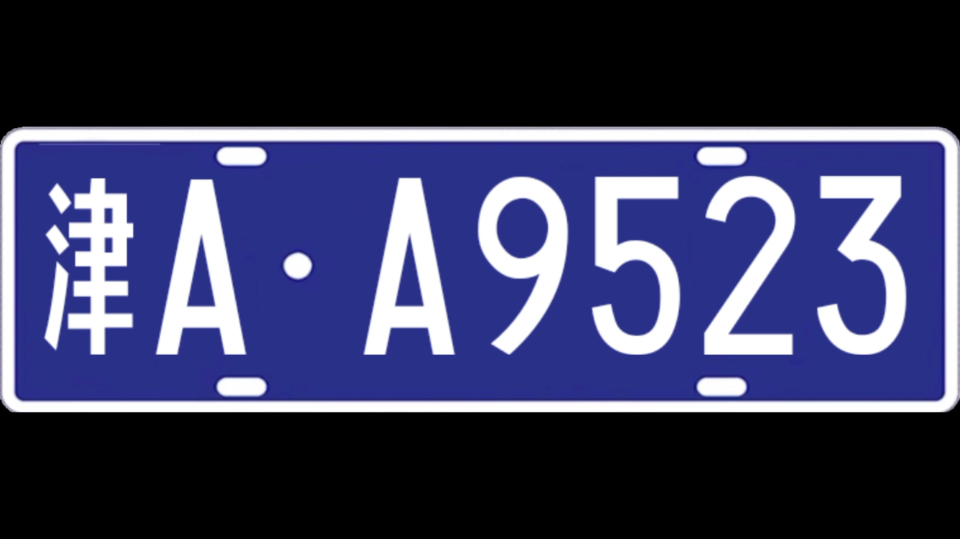
#> input picture chepai/pic/津A-A9523.jpg, 1920 x 1078 px (shown at 1/2 size); its folder holds only this picture in this run
$ python -i ocr.py   (imports and definitions only)
#> lines starting #> are read from the running program, lines starting #| are printed output that depends on the picture; after the words box and inside, x2 and y2 are one past the last pixel; in counts of white or black regions, pixels touching at a corner belong together
#> further down, picture is the input picture: shape (1078, 1920, 3); mean B, G, R 91.2, 59, 56.8
from __future__ import annotations

from dataclasses import dataclass
from typing import List, Optional, Tuple

import cv2
import numpy as np
import pytesseract

from .postprocess import (
    PROVINCE_CHARS,
    PROVINCE_SET,
    extract_plate_suffix,
    normalize_plate_text,
    normalize_province_char,
    repair_plate_text,
    score_plate_text,
)


@dataclass
class OCRResult:
    text: str
    confidence: float
    score: float


class PlateOCR:
    def __init__(self, lang: str = "chi_sim+eng") -> None:
        self.lang = lang
        whitelist = PROVINCE_CHARS + "ABCDEFGHJKLMNPQRSTUVWXYZ0123456789"
        self.configs = (
            f"--oem 1 --psm 7 -c tessedit_char_whitelist={whitelist}",
            f"--oem 1 --psm 8 -c tessedit_char_whitelist={whitelist}",
            "--oem 1 --psm 7",
            "--oem 1 --psm 8",
        )

    def read(self, image: np.ndarray) -> OCRResult:
        variants = self._build_variants(image)
        best = OCRResult(text="", confidence=0.0, score=0.0)
        attempts: List[Tuple[str, float, OCRResult]] = []

        for variant in variants:
            for config in self.configs:
                try:
                    raw_text, confidence = self._run_tesseract(variant, config)
                except pytesseract.TesseractNotFoundError as exc:
                    raise RuntimeError(
                        "tesseract is not installed. Run install.sh or install "
                        "tesseract-ocr and tesseract-ocr-chi-sim."
                    ) from exc

                repaired = repair_plate_text(raw_text)
                score = score_plate_text(repaired, confidence)
                candidate = OCRResult(text=repaired, confidence=confidence, score=score)
                attempts.append((raw_text, confidence, candidate))
                if score > best.score:
                    best = candidate

        fused = self._fuse_attempts(attempts)
        if fused is not None and fused.score > best.score:
            best = fused

        return best

    def _build_variants(self, image: np.ndarray) -> List[np.ndarray]:
        gray = cv2.cvtColor(image, cv2.COLOR_BGR2GRAY)
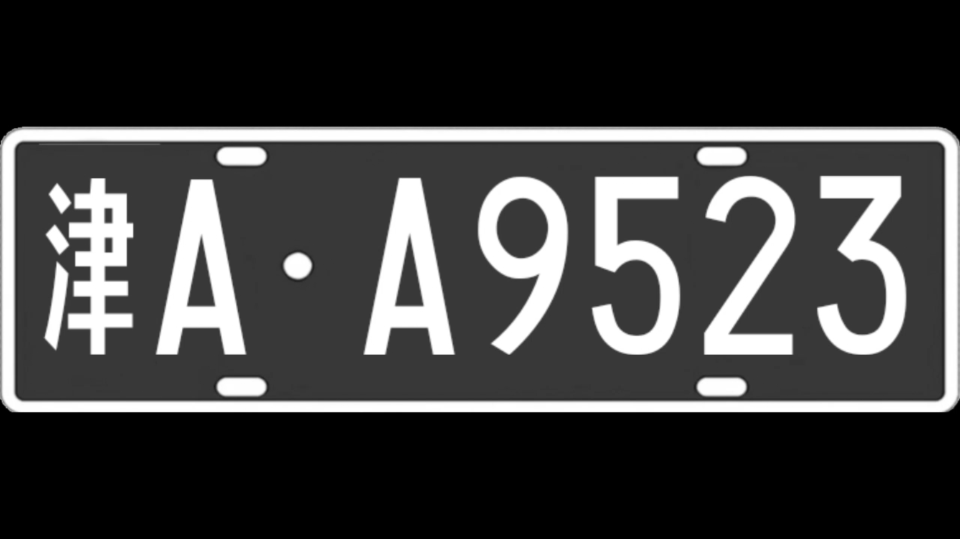
#> gray: shape (1078, 1920) (shown at 1/2 size); min 0, max 255, mean 62
        scale = max(2, int(160 / max(gray.shape[0], 1)))
#> scale = 2
        enlarged = cv2.resize(
            gray,
            (gray.shape[1] * scale, gray.shape[0] * scale),
            interpolation=cv2.INTER_CUBIC,
        )
        blurred = cv2.bilateralFilter(enlarged, 7, 50, 50)
        global_thresh = cv2.threshold(
            blurred, 0, 255, cv2.THRESH_BINARY | cv2.THRESH_OTSU
        )[1]
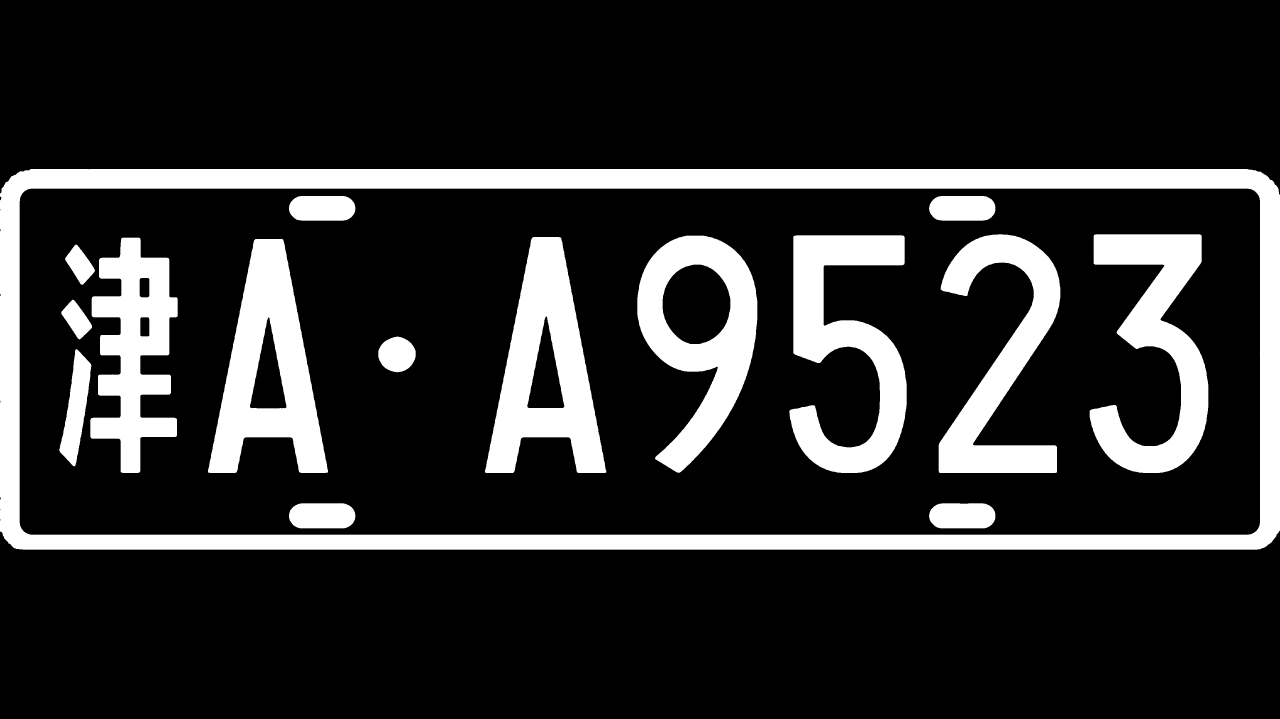
#> global_thresh: shape (2156, 3840) (shown at 1/3 size); 17.2% white; 16 white regions, largest, box (x1, y1, x2, y2) and area: (0, 507, 3840, 1649) 517311, (1455, 711, 1819, 1419) 126435, (624, 717, 984, 1419) 124208
        adaptive_thresh = cv2.adaptiveThreshold(
            blurred,
            255,
            cv2.ADAPTIVE_THRESH_GAUSSIAN_C,
            cv2.THRESH_BINARY,
            31,
            9,
        )
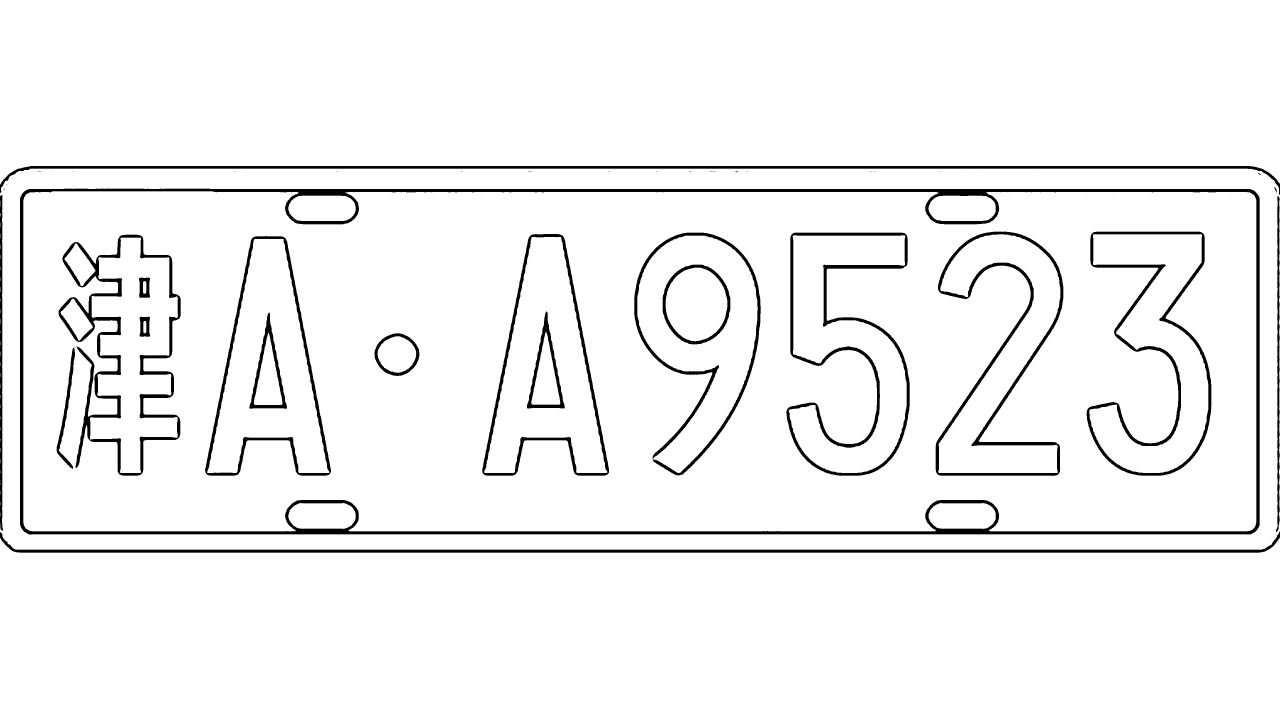
#> adaptive_thresh: shape (2156, 3840) (shown at 1/3 size); 95.4% white; 51 black regions (30 under 20 px), largest, box (x1, y1, x2, y2) and area: (60, 566, 3779, 1604) 106163, (0, 1595, 3840, 1658) 34881, (176, 704, 542, 1427) 34864
        inverted = cv2.bitwise_not(global_thresh)
        return [enlarged, global_thresh, adaptive_thresh, inverted]

    def _run_tesseract(self, image: np.ndarray, config: str) -> tuple[str, float]:
        data = pytesseract.image_to_data(
            image,
            lang=self.lang,
            config=config,
            output_type=pytesseract.Output.DICT,
        )
        texts: List[str] = []
        confidences: List[float] = []

        for text, conf in zip(data["text"], data["conf"]):
            text = str(text).strip()
            try:
                conf_value = float(conf)
            except (TypeError, ValueError):
                conf_value = -1.0

            if text:
                texts.append(text)
            if conf_value >= 0:
                confidences.append(conf_value)

        joined = "".join(texts)
        average_confidence = sum(confidences) / len(confidences) if confidences else 0.0
        return joined, average_confidence

    def _fuse_attempts(
        self, attempts: List[Tuple[str, float, OCRResult]]
    ) -> Optional[OCRResult]:
        best_province: Optional[Tuple[str, float]] = None
        best_suffix: Optional[Tuple[str, float, Tuple[int, int, int, float]]] = None

        for raw_text, confidence, _ in attempts:
            province = self._extract_province_prefix(raw_text)
            if province is not None:
                if best_province is None or confidence > best_province[1]:
                    best_province = (province, confidence)

            suffix = extract_plate_suffix(raw_text)
            if suffix and suffix[0].isalpha():
                suffix_rank = (
                    1 if len(suffix) == 6 else 0,
                    sum(ch.isdigit() for ch in suffix[1:]),
                    -sum(ch.isalpha() for ch in suffix[1:]),
                    confidence,
                )
                if best_suffix is None or suffix_rank > best_suffix[2]:
                    best_suffix = (suffix, confidence, suffix_rank)

        if best_province is None or best_suffix is None:
            return None

        plate = best_province[0] + best_suffix[0]
        confidence = max(best_province[1], best_suffix[1])
        score = min(1.0, score_plate_text(plate, confidence) + 0.08)
        return OCRResult(text=plate, confidence=confidence, score=score)

    @staticmethod
    def _extract_province_prefix(raw_text: str) -> Optional[str]:
        normalized = normalize_plate_text(raw_text)
        if not normalized:
            return None

        province = normalize_province_char(normalized[0])
        if province in PROVINCE_SET:
            return province
        return None

>>> import cv2
>>> picture = cv2.imread('../pic/津A-A9523.jpg')
>>> result = PlateOCR().read(picture)
#> in read, `variants = self._build_variants(image)`: variants = 4 items
#> the loop in read, `for variant in variants:` made 1 pass
#> after the loop in read, `for variant in variants:`: attempts = []
#> (the run stopped early here; a loop or call above may not have finished)

$ run again, on chepai/pic/闽A-14237.jpg
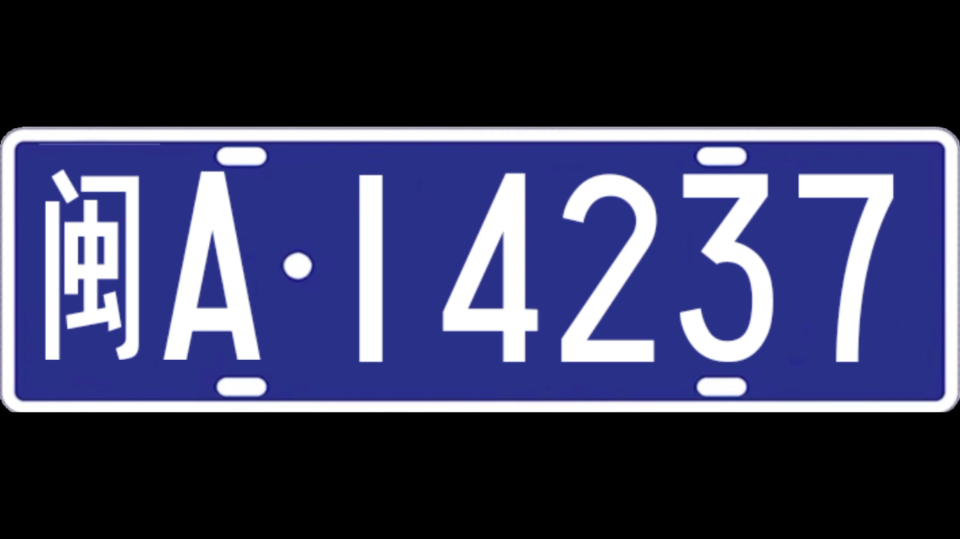
#> input picture chepai/pic/闽A-14237.jpg, 1920 x 1078 px (shown at 1/2 size)
#> picture is the input picture: shape (1078, 1920, 3); mean B, G, R 91.5, 59.5, 57.4
#> in _build_variants, `global_thresh = cv2.threshold( blurred, 0, 255, cv2.THRESH_BINARY | cv..`:
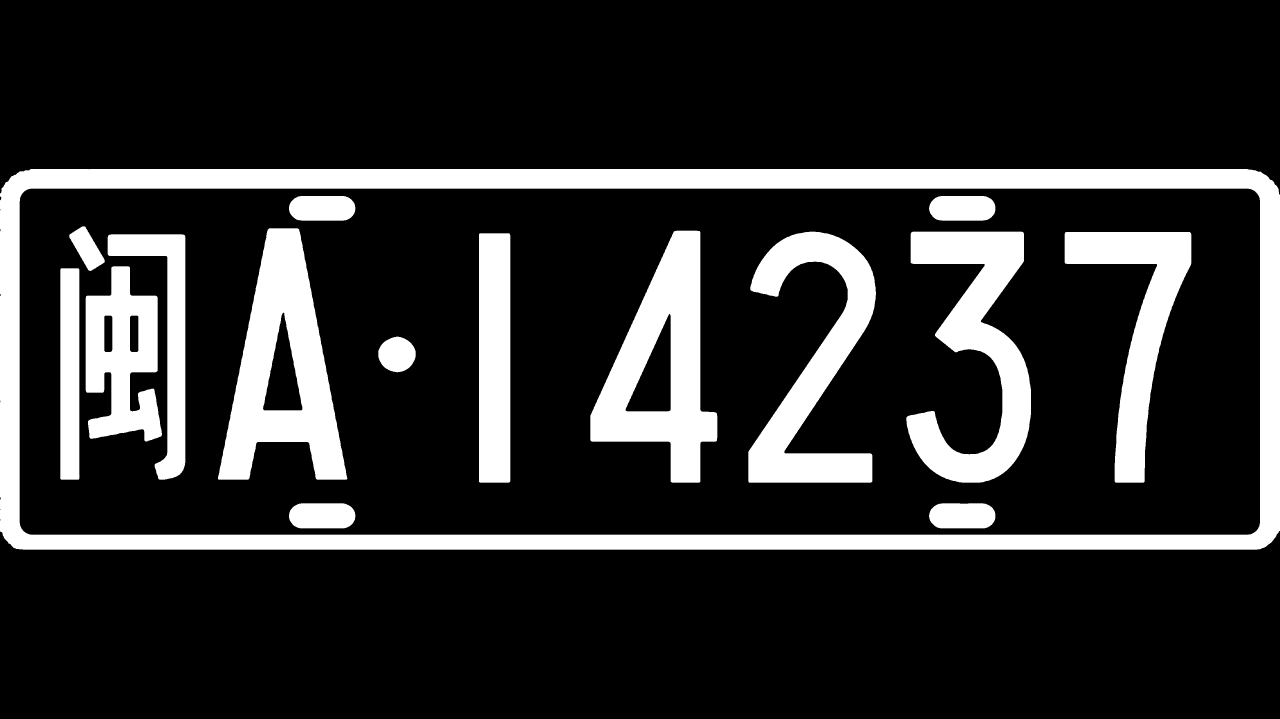
#> global_thresh: shape (2156, 3840) (shown at 1/3 size); 17.5% white; 16 white regions, largest, box (x1, y1, x2, y2) and area: (0, 507, 3840, 1649) 517317, (654, 685, 1042, 1439) 143665, (1771, 692, 2152, 1448) 133700
#> in _build_variants, `adaptive_thresh = cv2.adaptiveThreshold( blurred, 255, cv2.ADAPTIVE_TH..`:
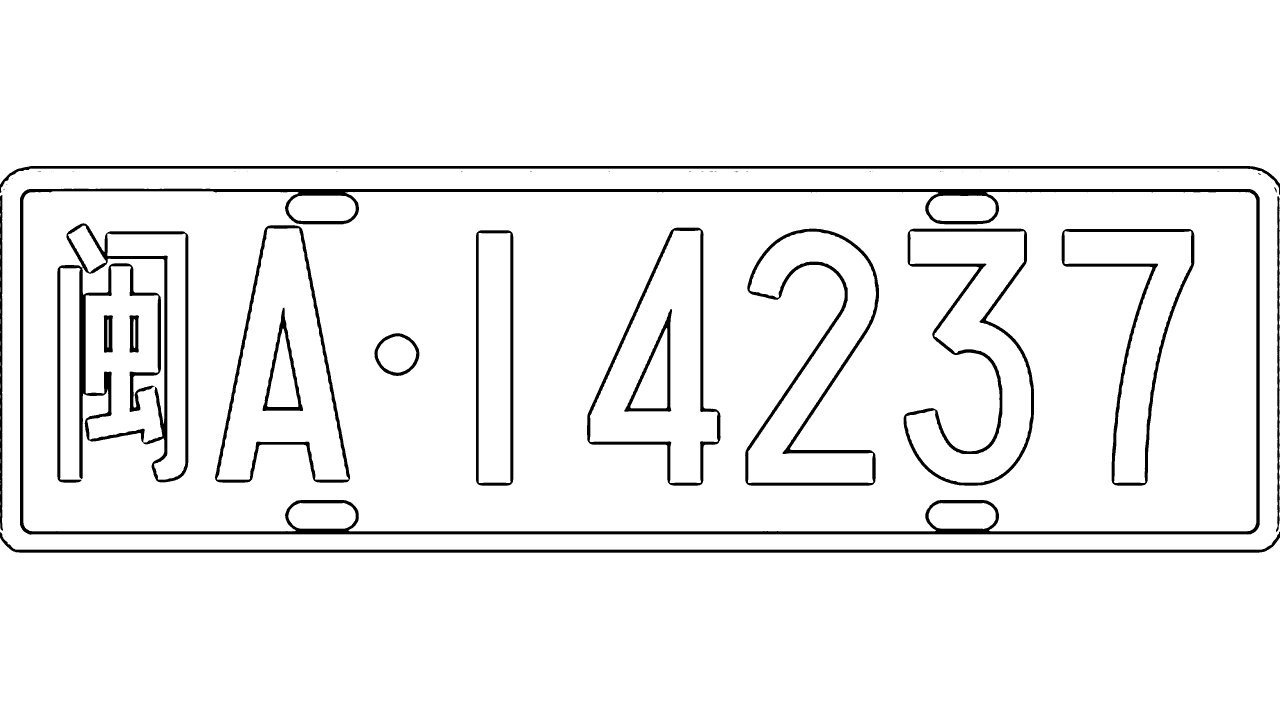
#> adaptive_thresh: shape (2156, 3840) (shown at 1/3 size); 95.3% white; 51 black regions (32 under 20 px), largest, box (x1, y1, x2, y2) and area: (60, 566, 3779, 1604) 106071, (172, 670, 565, 1448) 52823, (0, 1595, 3840, 1658) 34879
#> variants = 4 items
#> the loop in read, `for variant in variants:` made 1 pass
#> after the loop in read, `for variant in variants:`: attempts = []
